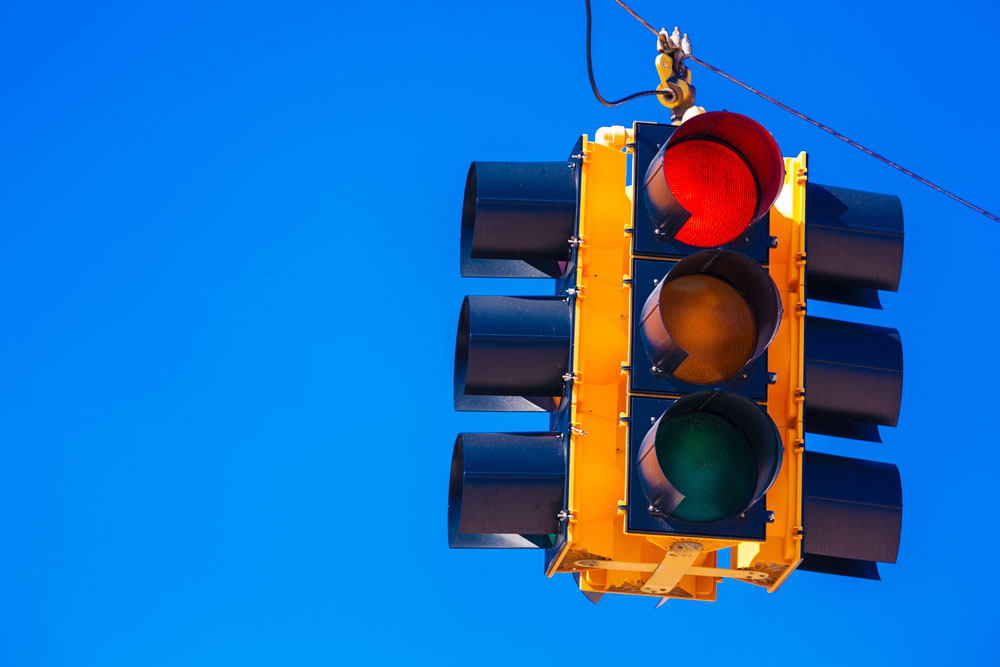
#> input picture images/light.jpg, 1000 x 667 px
$ python test1.py   (older library calls are emulated)
#> lines starting #> are read from the running program, lines starting #| are printed output that depends on the picture
import cv2
import numpy as np

img = cv2.imread('./images/light.jpg',1)
#> img is the input picture: shape (667, 1000, 3); mean B, G, R 191, 113, 27.5

x1 = cv2.Sobel(img[:,:,0], cv2.CV_16S, 1, 0)
y1 = cv2.Sobel(img[:,:,0], cv2.CV_16S, 0, 1)

absX1 = cv2.convertScaleAbs(x1)
absY1 = cv2.convertScaleAbs(y1)

x2 = cv2.Sobel(img[:,:,1], cv2.CV_16S, 1, 0)
y2 = cv2.Sobel(img[:,:,1], cv2.CV_16S, 0, 1)

absX2 = cv2.convertScaleAbs(x2)
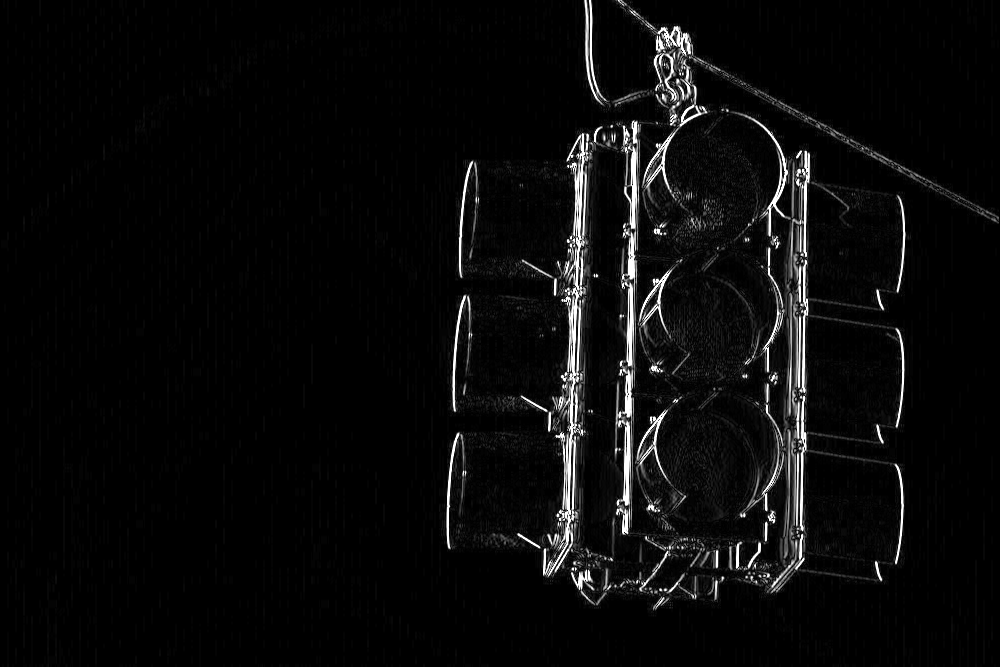
#> absX2: shape (667, 1000); min 0, max 255, mean 10.6
absY2 = cv2.convertScaleAbs(y2)
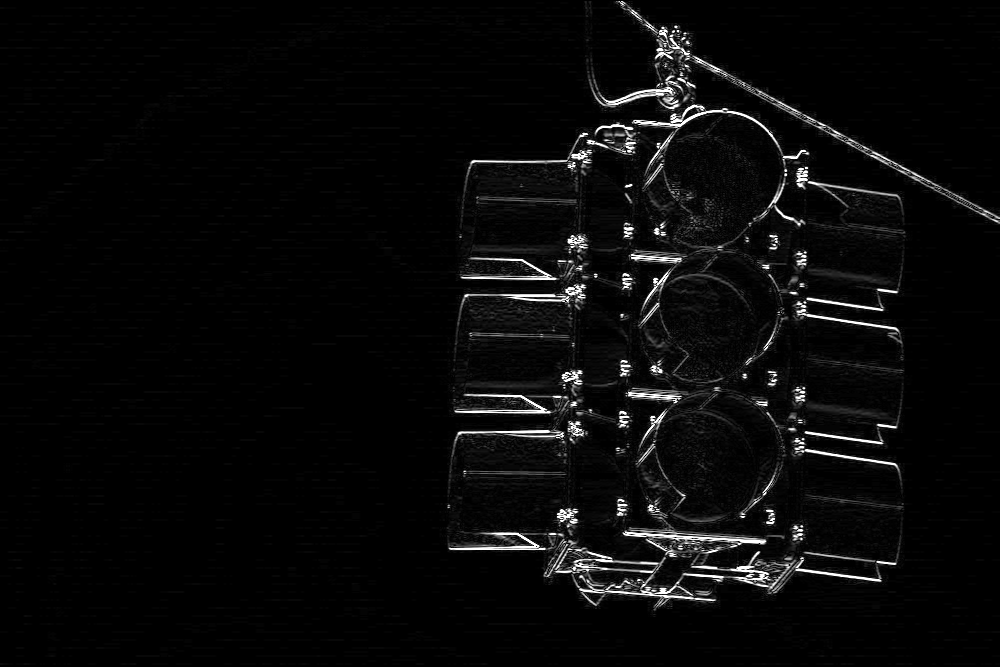
#> absY2: shape (667, 1000); min 0, max 255, mean 9.4

x3 = cv2.Sobel(img[:,:,2], cv2.CV_16S, 1, 0)
y3 = cv2.Sobel(img[:,:,2], cv2.CV_16S, 0, 1)
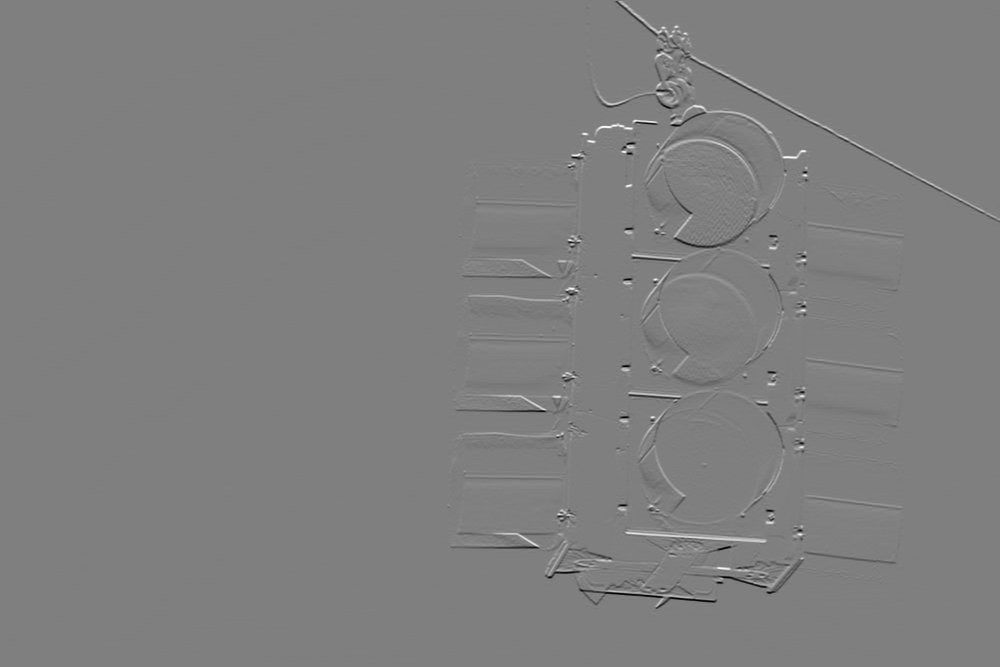
#> y3: shape (667, 1000) int16; min -1020, max 1020, mean 0; drawn with min black and max white

absX3 = cv2.convertScaleAbs(x3)
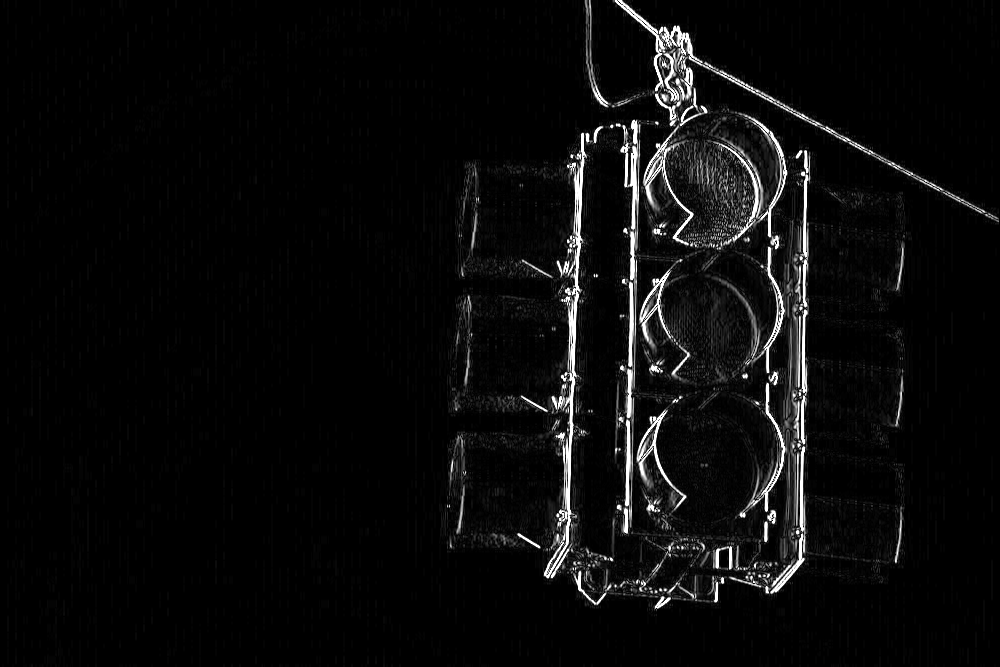
#> absX3: shape (667, 1000); min 0, max 255, mean 11
absY3 = cv2.convertScaleAbs(y3)
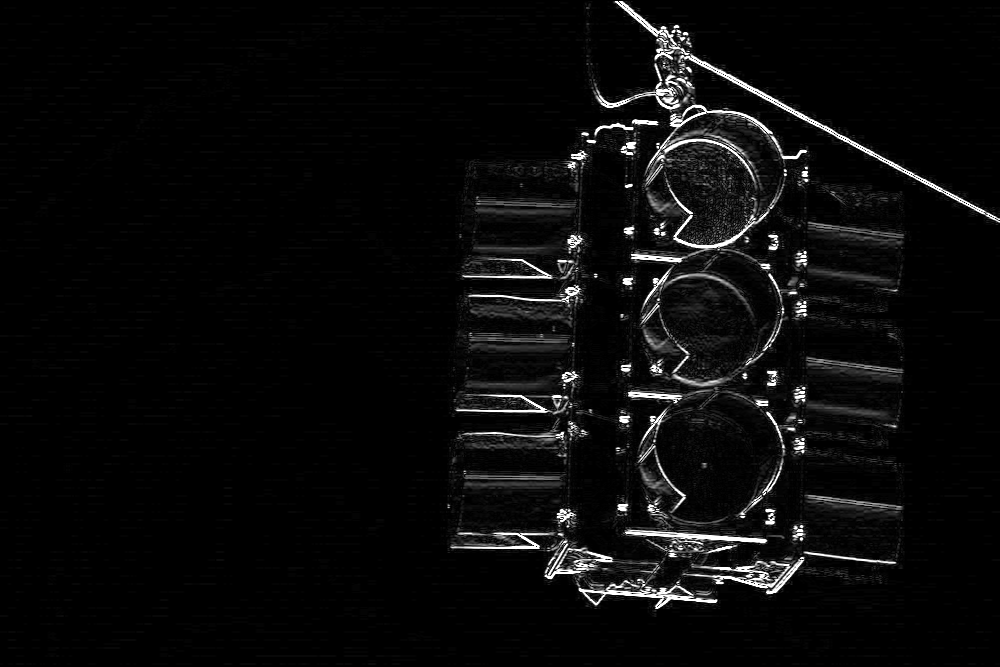
#> absY3: shape (667, 1000); min 0, max 255, mean 10.7

dst1 = cv2.addWeighted(absX1, 0.5, absY1, 0.5, 0)
dst2 = cv2.addWeighted(absX2, 0.5, absY2, 0.5, 0)
dst3 = cv2.addWeighted(absX3, 0.5, absY3, 0.5, 0)
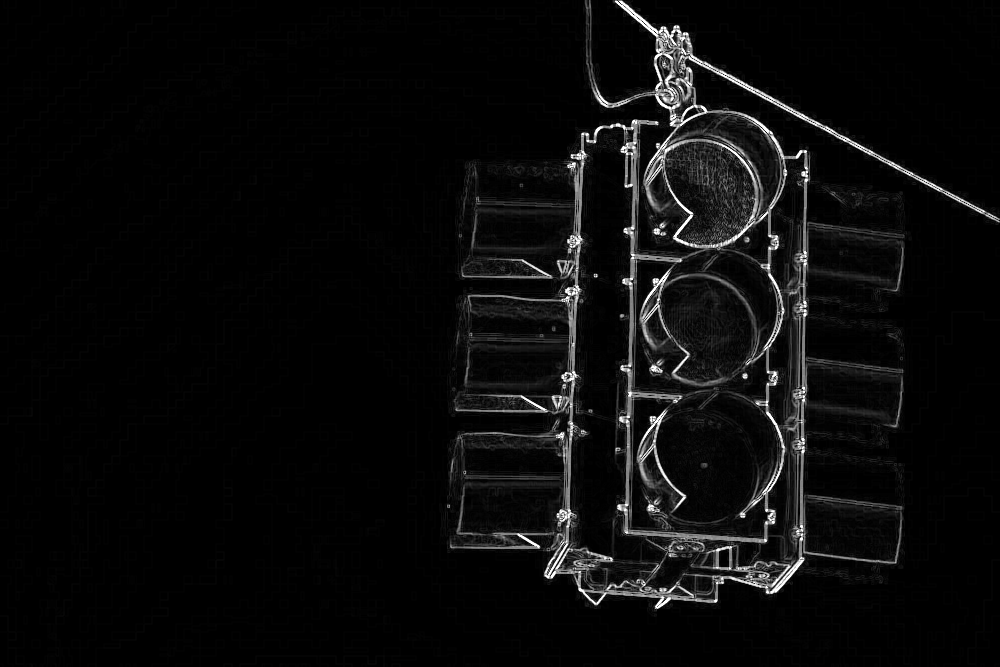
#> dst3: shape (667, 1000); min 0, max 255, mean 10.9
dst = cv2.addWeighted(dst1, 0.5, dst2, 0.5, 0)
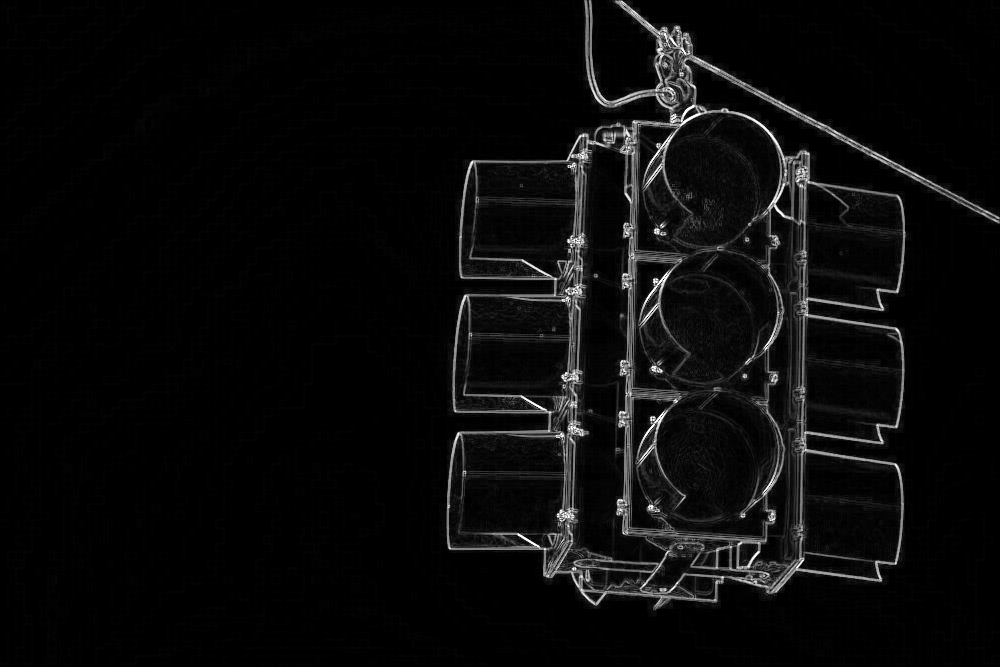
#> dst: shape (667, 1000); min 0, max 255, mean 10.5
dst = cv2.addWeighted(dst, 0.666666, dst3, 0.333333, 0)

cv2.imshow("Result", dst)

cv2.waitKey(0)
cv2.destroyAllWindows()
